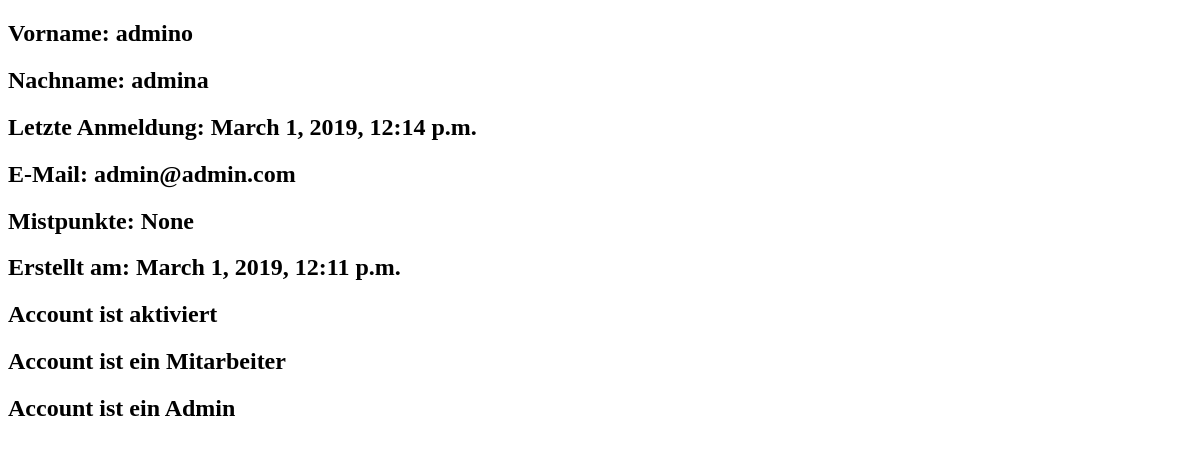
/mitglieder/profil/ (signed in), run on an earlier commit of the app's database.
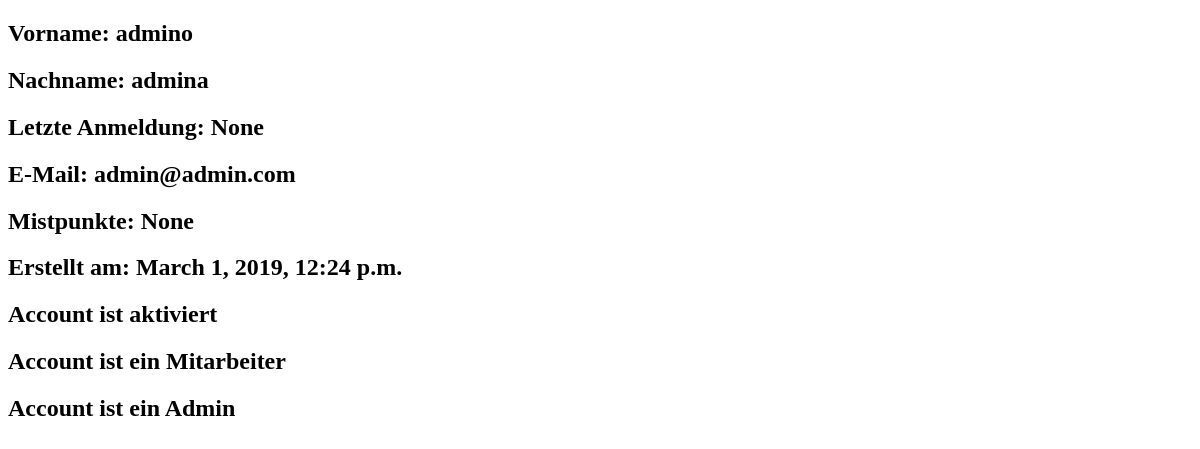
And on a later commit of the database.
### reithof_organizer/models.py (models this page shows, shortened)
class Profile(AbstractBaseUser, PermissionsMixin):
    username = models.CharField(_('Username'), max_length=150)
    vorname = models.CharField(_('Vorname'), max_length=50, blank=True)
    nachname = models.CharField(_('Nachname'), max_length=50, blank=True)
    password = models.CharField(_('Passwort'), max_length=128)
    last_login = models.DateTimeField(_('Letzte Anmeldung'), blank=True, null=True)
    email = models.EmailField(
        _('Email-Adresse'),
        unique=True,
        error_messages={
            'unique': _("Ein Nutzer mit dieser E-Mail-Adresse existiert bereits!"),
        },
    )
    geburtsdatum = models.DateField(_('Geburtsdatum'), auto_now_add=False, auto_now=False, null=True)
    mistpunkte = models.IntegerField(null=True)
    date_joined = models.DateTimeField(_('Erstellt am'), default=timezone.now)
    is_superuser = models.BooleanField(
        _('superuser status'),
        default=False,
        help_text=_(
            'Designates that this user has all permissions without '
            'explicitly assigning them.'
        ),
    )
    is_staff = models.BooleanField(
        _('staff status'),
        default=False,
        help_text=_('Designates whether the user can log into this admin site.'),
    )
    is_active = models.BooleanField(
        _('aktiv'),
        default=False,
        help_text=_(
            'Designates whether this user should be treated as active. '
            'Unselect this instead of deleting accounts.'
        ),
    )
    objects = ProfileUserManager()
    USERNAME_FIELD = 'email'
    REQUIRED_FIELDS = ['vorname', 'nachname']
    class Meta:
        verbose_name = _('Mitglied')
        verbose_name_plural = _('Mitglieder')

### mitgliederbereich/views.py (the view)
def profil(request):
    all_profiles = Profile.objects.all()
    return render(request, 'mitgliederbereich/profil.html', {'all_profiles': all_profiles})

### mitgliederbereich/templates/mitgliederbereich/profil.html (shortened to what this page needs)
<!DOCTYPE html>
<html lang="en">
<head>
</head>
<body>
<h2>Vorname: {{ user.vorname }}</h2>
<h2>Nachname: {{ user.nachname }}</h2>
<h2>Letzte Anmeldung: {{ user.last_login }}</h2>
<h2>E-Mail: {{ user.email }}</h2>
<h2>Mistpunkte: {{ user.mistpunkte }}</h2>
<h2>Erstellt am: {{ user.date_joined }}</h2>
{% if user.is_active %}
<h2>Account ist aktiviert</h2>
{% endif %}
{% if user.is_staff %}
<h2>Account ist ein Mitarbeiter</h2>
{% endif %}
{% if user.is_superuser %}
<h2>Account ist ein Admin</h2>
{% endif %}
</body>
</html>

What changed in the data, as far as the page shows it:
changed Profile "admino": last_login "March 1, 2019, 12:14 p.m." → "None"; date_joined "March 1, 2019, 12:11 p.m." → "March 1, 2019, 12:24 p.m."
